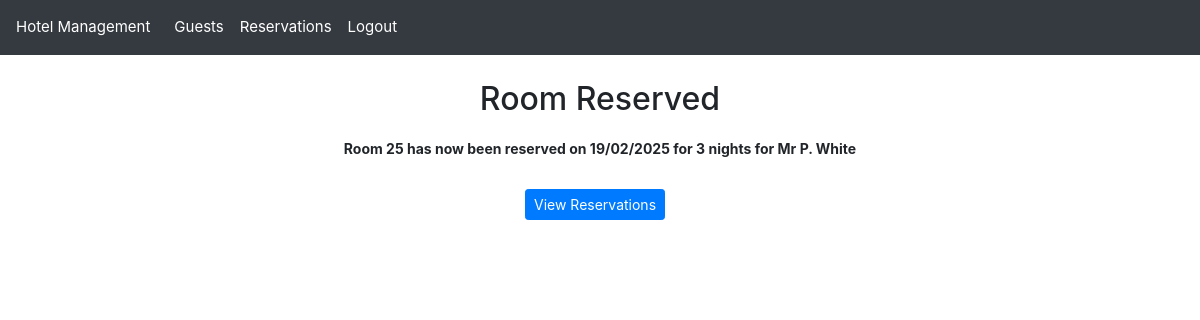
The app's page /reservation/10/confirmed (signed in), older data.
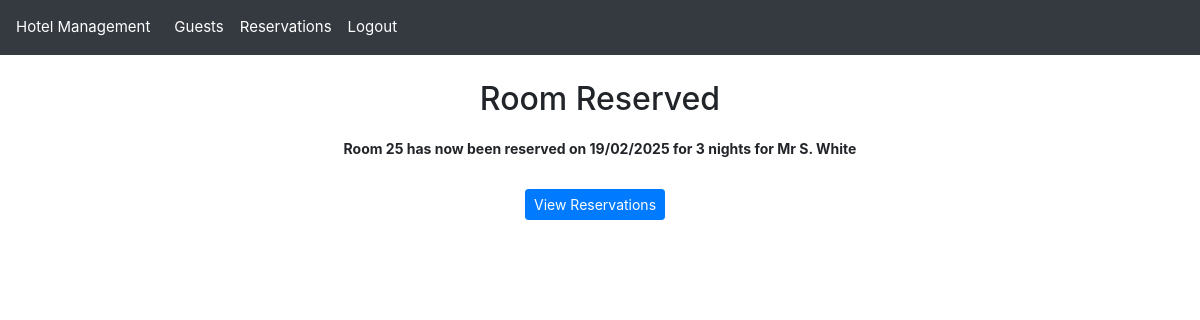
The same page, newer data.
### hotel_app/models.py (models this page shows, shortened)
class Reservation(models.Model):
    STATUS_CHOICES = [
        ("RE", "Reserved"),  # Initial reservation status
        ("IN", "Checked In"),  # Guest has arrived and checked in
        ("OT", "Checked Out"),  # Guest has completed their stay
    ]
    reservation_id = models.AutoField(
        primary_key=True,
        help_text="Unique identifier for the reservation"
    )
    guest = models.ForeignKey(
        Guest,
        null=True,
        on_delete=models.SET_NULL,
        related_name="reservations",
        help_text="Guest making the reservation"
    )
    room_number = models.ForeignKey(
        Room,
        null=True,
        on_delete=models.SET_NULL,
        related_name="reservations",
        help_text="Room assigned to this reservation"
    )
    reservation_date_time = models.DateTimeField(
        help_text="Date and time when the reservation was made"
    )
    price = models.DecimalField(
        max_digits=6,
        decimal_places=2,
        help_text="Total price for the entire stay"
    )
    amount_paid = models.DecimalField(
        max_digits=6,
        decimal_places=2,
        help_text="Amount already paid by the guest"
    )
    number_of_guests = models.PositiveSmallIntegerField(
        help_text="Number of guests staying in the room"
    )
    start_of_stay = models.DateField(
        help_text="Check-in date"
    )
    length_of_stay = models.PositiveSmallIntegerField(
        help_text="Number of nights booked"
    )
    status_code = models.CharField(
        max_length=2,
        choices=STATUS_CHOICES,
        help_text="Current status of the reservation"
    )
    notes = models.TextField(
        max_length=500,
        blank=True,
        null=True,
        validators=[
            RegexValidator(
                r'^[A-Za-z0-9\-\',\.\!\?\s]+$',
                message="Notes can only contain letters, numbers, basic punctuation and spaces"
            )
        ],
        help_text="Additional notes or special requests for the reservation"
    )

class Guest(models.Model):
    guest_id = models.AutoField(primary_key=True)  # Unique identifier for each guest
    title = models.CharField(
        max_length=10,
        validators=[validate_title]
    )  # Guest's title (Mr., Mrs., Ms., etc.)
    first_name = models.CharField(
        max_length=50,
        validators=[
            RegexValidator(
                r'^[A-Za-z\-\' ]+$',
                message="First name can only contain letters, hyphens, apostrophes and spaces"
            )
        ]
    )  # Guest's first name
    last_name = models.CharField(
        max_length=50,
        validators=[
            RegexValidator(
                r'^[A-Za-z\-\' ]+$',
                message="Last name can only contain letters, hyphens, apostrophes and spaces"
            )
        ]
    )  # Guest's last name
    phone_number = models.CharField(
        max_length=11,
        validators=[
            RegexValidator(
                r'^(07\d{9}|0\d{10})$',
                message="Phone number must be a valid UK number with only digits (e.g., '07123456789' or '02012345678')"
            )
        ]
    )  # Contact phone number
    email = models.EmailField(
        max_length=320,
        validators=[
            RegexValidator(
                r'^[a-zA-Z0-9._%+-]+@[a-zA-Z0-9.-]+\.[a-zA-Z]{2,}$',
                message="Please enter a valid email address"
            )
        ]
    )  # Contact email address
    address_line1 = models.CharField(
        max_length=80,
        validators=[
            RegexValidator(
                r'^[A-Za-z0-9\-\',\. ]+$',
                message="Address can only contain letters, numbers, hyphens, apostrophes, commas, periods and spaces"
            )
        ]
    )  # Primary address line
    address_line2 = models.CharField(
        max_length=80,
        blank=True,
        null=True,
        validators=[
            RegexValidator(
                r'^[A-Za-z0-9\-\',\. ]+$',
                message="Address can only contain letters, numbers, hyphens, apostrophes, commas, periods and spaces"
            )
        ]
    )  # Secondary address line (optional)
    city = models.CharField(
        max_length=80,
        validators=[
            RegexValidator(
                r'^[A-Za-z\-\' ]+$',
                message="City can only contain letters, hyphens, apostrophes and spaces"
            )
        ]
    )  # City of residence
    county = models.CharField(
        max_length=80,
        validators=[
            RegexValidator(
                r'^[A-Za-z\-\' ]+$',
                message="County can only contain letters, hyphens, apostrophes and spaces"
            )
        ]
    )  # County/state/region
    postcode = models.CharField(
        max_length=8,
        validators=[
            RegexValidator(
                r'^([A-Za-z][A-Ha-hJ-Yj-y]?\d[A-Za-z\d]? ?\d[A-Za-z]{2}|GIR ?0A{2})$',
                message="Please enter a valid UK postcode (e.g., 'SW1A 1AA', 'M1 1AA' or 'B338TH')"
            )
        ]
    )  # Postal/ZIP code
    @property
    def display_name(self):
        display_name = f"{self.title} {self.first_name[0]}. {self.last_name}"
        logger.info(f"Guest display_name property called: {display_name}")
        return display_name

class Room(models.Model):
    room_number = models.IntegerField(
        primary_key=True,
        unique=True,
        help_text="Unique identifier for the room (e.g., 101, 102, etc.)"
    )
    room_type = models.ForeignKey(
        RoomType,
        null=True,
        on_delete=models.SET_NULL,
        related_name="rooms",
        help_text="The type/category of this room, determining its features and price"
    )
    def __str__(self):
        room_str = f"{self.room_number}"
        logger.info(f"Room __str__ called: {room_str}")
        return room_str

### hotel_app/views.py (the view)
# urls.py: path('reservation/<int:reservation_id>/confirmed', views.reservation_confirmed_view, name="reservation_confirmed"), # Show Reservation Confirmation
@login_required
def reservation_confirmed_view(request, reservation_id):
    logger.info(f"Accessing reservation confirmation for reservation_id: {reservation_id}")
    try:
        reservation = Reservation.objects.get(reservation_id=reservation_id)
        logger.info(f"Found reservation for guest: {reservation.guest.display_name}, "
                   f"Room: {reservation.room_number.room_number}, "
                   f"Check-in: {reservation.start_of_stay}")
        logger.info("Rendering reservation confirmation page")
        return render(request, 'reservation_confirmed.html',
                     {'reservation': reservation})
    except Reservation.DoesNotExist:
        logger.error(f"Attempted to access non-existent reservation ID: {reservation_id}")
        raise

### hotel_app/templatetags/custom_filters.py (called while the page is built)
@register.filter(name='is_in_group')
def is_in_group(user, group_name):
    return user.groups.filter(name=group_name).exists()

### hotel_app/templates/reservation_confirmed.html (shortened to what this page needs)
{% extends "base.html" %}
{% block content %}
  <h2 class="confirm-header">Room Reserved</h2>
  <p class="confirm-context">Room {{ reservation.room_number }} has now been reserved on {{ reservation.start_of_stay|date:"d/m/Y" }} for {{ reservation.length_of_stay }} nights for {{ reservation.guest.display_name }}</p>
  <form  method="post" class="text-center">
    <div class="button-group">
      <a href="{% url 'reservation_list' %}" class="btn btn-primary btn-sm" role="button">View Reservations</a>
    </div>
  </form>
{% endblock content %}

Row changes from the older to the newer data that the page shows:
changed through a linked row, Reservation: guest.display_name "Mr P. White" → "Mr S. White"
